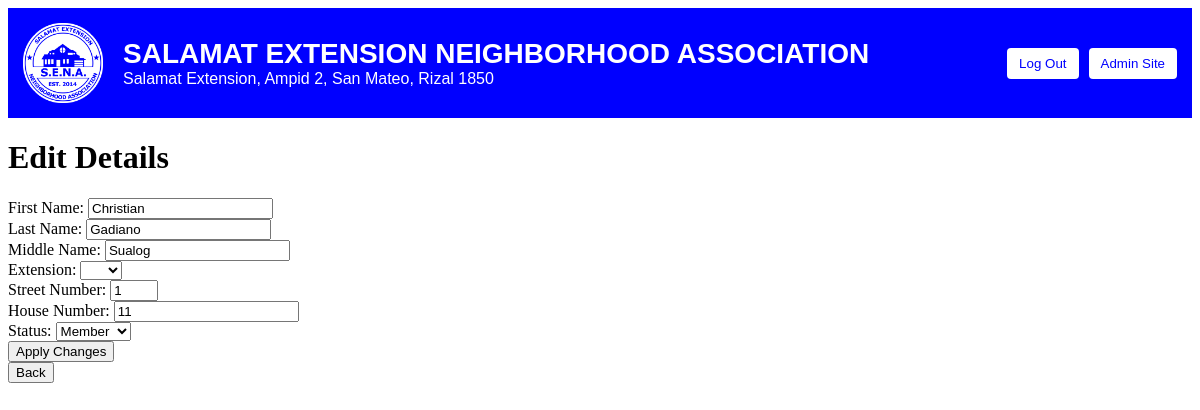
/masterlist/1-0001-2023/edit (signed in), run on an earlier commit of the app's database.
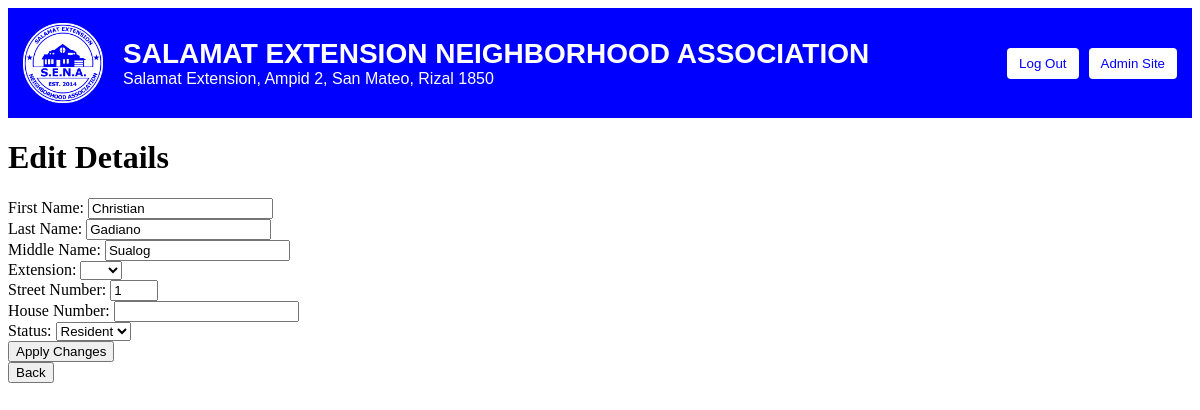
And on a later commit of the database.
### masterlist/models.py (models this page shows, shortened)
class Person(models.Model):
	person_id = models.CharField(max_length=11, primary_key=True) # e.g. 1-0001-2023 (First Street, Entry #1, Registered on 2023)
	person_surname = models.CharField(max_length=30)
	person_firstname = models.CharField(max_length=100)
	person_middlename = models.CharField(max_length=30, null=True)
	person_extension = models.CharField(max_length=5, null=True)
	person_street_no = models.IntegerField() # 1,2,3 or 4
	person_house_no = models.CharField(max_length=5, null=True)
	person_status = models.CharField(max_length=20) # Resident, Pending, Member

### masterlist/views.py (the view)
# urls.py: path('<person_id>/edit', views.edit_page, name='edit'),
@login_required(login_url='login')
def edit_page(request, person_id):
	person = get_object_or_404(Person, pk=person_id)
	return render(request, 'masterlist/edit.html', {'person': person})

### templates/masterlist/edit.html (shortened to what this page needs)
{% extends "base.html" %}
{% block content %}
<form action="{% url 'submit_edit' person.person_id %}" method="POST">
	<h1>Edit Details</h1>
	<label for="firstname">First Name:</label>
		<input type="text" id="firstname" name="firstname" value="{{ person.person_firstname }}" required>
	<br>
	<label for="surname">Last Name:</label>
		<input type="text" id="surname" name="surname" value="{{ person.person_surname }}" required>
	<br>
	<label for="middlename">Middle Name:</label>
		<input type="text" id="middlename" name="middlename" value="{% if person.person_middlename != 'None' %}{{ person.person_middlename }}{% endif %}">
	<br>
	<label for="extension">Extension:</label>
		<select id="extension" name="extension">
			<option value="" {% if person.person_extension == '' %}{{ 'selected' }}{% endif %}></option>
			<option value="Jr." {% if person.person_extension == 'Jr.' %}{{ 'selected' }}{% endif %}>Jr</option>
		</select>
	<br>
	<label for="street-no">Street Number:</label>
		<input type="number" id="street-no" name="street-no" min="1" max="4" value="{{ person.person_street_no }}" required>
	<br>
	<label for="house-no">House Number:</label>
		<input type="text" id="house-no" name="house-no" min="1" value="{% if person.person_house_no != 'None' %}{{ person.person_house_no }}{% endif %}">
	<br>
	<label for="status">Status:</label>
	<select id="status" name="status">
		<option value="Resident" {% if person.person_status == 'Resident' %}{{ 'selected' }}{% endif %}>Resident</option>
		<option value="Member" {% if person.person_status == 'Member' %}{{ 'selected' }}{% endif %}>Member</option>
	</select>
	<br>
	<input type="submit" value="Apply Changes">
</form>
<a href="{% url 'details' person.person_id %}"><button>Back</button></a>
{% endblock %}

What changed in the data, as far as the page shows it:
changed Person "Christian": house-no "11" → (not shown); status "Member" → "Resident"
